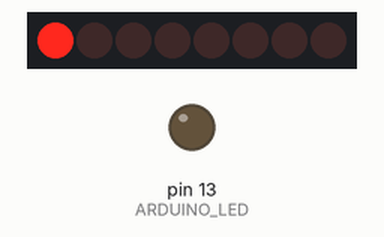
The sketch below on a simulated Arduino Uno, built with avr-gcc and run on an emulated ATmega328P. Shown: 8 shift-register outputs drawn as a row of LEDs (first output left, lit = HIGH), output pins drawn as LEDs (lit = HIGH). Wiring (inferred from the names in the program): shift register (74HC595): data pin 2; shift clock pin 4; latch pin 3. Wiring (inferred from the signals the program sends): row of LEDs: on Q0, Q1, Q2, Q3, Q4, Q5, Q6, Q7. Pins used as bus, display or sensor lines are not drawn.

Above: at 0.2 s.
At 1.2 s:
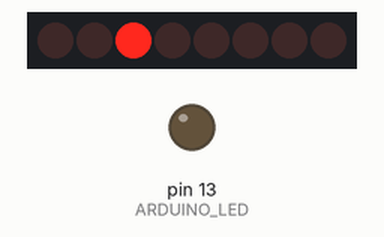
At 1.7 s:
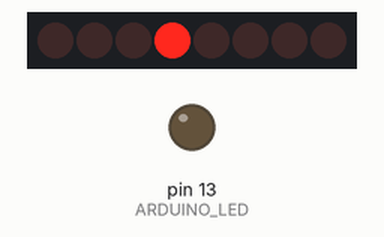
At 2.2 s:
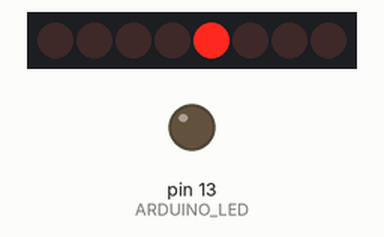
At 3.2 s:
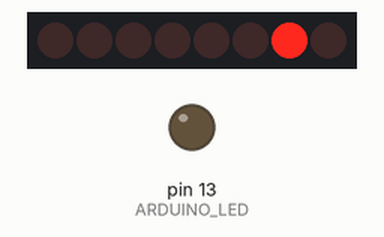
At 4.7 s:
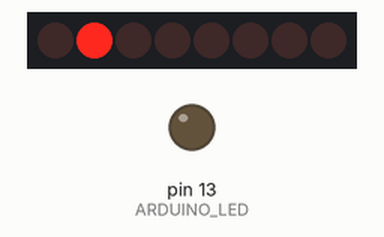
Timing chart, 0 to 5.2 s (numbered marks = the images above):
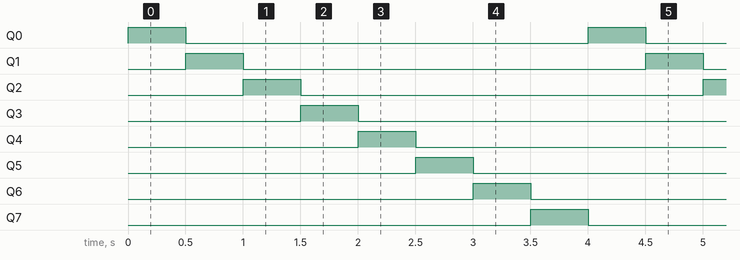

The sketch:

_8_leds_shift_register.ino
```cpp
const char ARDUINO_LED = 13;
const char DATA = 2;
const char LATCH = 3;
const char CLOCK = 4;

enum leds {NONE = 0b00000000, LED_1 = 0b10000000, LED_2 = 0b01000000, LED_3 = 0b00100000, LED_4 = 0b00010000,
                LED_5 = 0b00001000, LED_6 = 0b00000100, LED_7 = 0b00000010, LED_8 = 0b00000001};

void openLatch()
{
  digitalWrite(LATCH, LOW);
}

void closeLatch()
{
  digitalWrite(LATCH, HIGH);
}

void ledOn(byte led)
{
  openLatch();
  shiftOut(DATA, CLOCK, LSBFIRST, led);
  closeLatch();
}

void clearLeds()
{
  shiftOut(DATA, CLOCK, LSBFIRST, NONE);
}

void setup()
{
  pinMode(ARDUINO_LED, OUTPUT);
  digitalWrite(ARDUINO_LED, LOW);

  pinMode(DATA,  OUTPUT);
  pinMode(LATCH, OUTPUT);
  pinMode(CLOCK, OUTPUT);
  closeLatch();
}

void loop()
{
  ledOn(LED_1);
  delay(500);
  ledOn(LED_2);
  delay(500);
  ledOn(LED_3);
  delay(500);
  ledOn(LED_4);
  delay(500);
  ledOn(LED_5);
  delay(500);
  ledOn(LED_6);
  delay(500);
  ledOn(LED_7);
  delay(500);
  ledOn(LED_8);
  delay(500);
}
```

Measured:
- by itself, Q0–7: alternates HIGH for 0.50 s and LOW for 3.5 s
- by itself, everything shown: repeats every 4.0 s, in 8 steps
